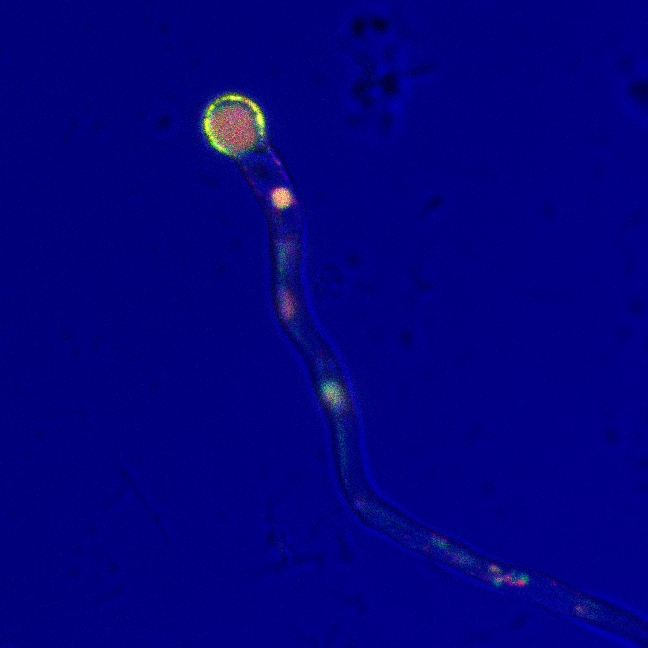
#> input picture surG_nce102 12h 5.tif, 648 x 648 px
$ jupyter execute 'Colocalization analysis of eisosomal proteins in the fungus Aspergillus nidulans__.ipynb'
#> lines starting #> are read from the running program, lines starting #| are printed output that depends on the picture; after the words box and inside, x2 and y2 are one past the last pixel; in counts of white or black regions, pixels touching at a corner belong together; long printed decimals are rounded
# Colocalization analysis (using python) of eisosomal proteins in the fungus *Aspergillus nidulans*

The plasma membrane (PM) of all cells coordinates a diverse array of functions by segregating different activities into specialized domains or compartments that vary in size, stability and composition  <cite id="tsq5c"><a href="#zotero|927905/C2JLDJ4S">(Lingwood &#38; Simons, 2010)</a></cite>.

In the model filamentous fungus <i>Aspergillus nidulans</i>, proteins such as PilA, PilB, AnNce102 and SurG <cite id="lyqfo"><a href="#zotero|927905/333KSNHG">(Vangelatos et al., 2010)</a></cite> are assembled and form tightly packed stable structures in the PM of the fungus, called eisosomes <cite id="e6byi"><a href="#zotero|927905/LTIFT7ZC">(Athanasopoulos et al., 2015)</a></cite>. For additional information about eisosomal proteins in the model fungus <i>A. nidulans</i> please visit Vicky's Sophianopoulou lab <a href="http://bio.demokritos.gr/en/main-page-mmgl">(Microbial Molecular Genetics Laboratory).

Here, our goal is to investigate, using python, the colocalization <cite id="0269k"><a href="#zotero|927905/28U4KPUY">(Dunn et al., 2011)</a></cite> of fluorescent proteins AnNce102 (with mRFP) and SurG (with GFP) in <i>A. nidulans</i> germlings.

### References:
<!-- BIBLIOGRAPHY START -->
<div class="csl-bib-body">
  <div class="csl-entry"><i id="zotero|927905/LTIFT7ZC"></i>Athanasopoulos, A., Gournas, C., Amillis, S., &#38; Sophianopoulou, V. (2015). Characterization of AnNce102 and its role in eisosome stability and sphingolipid biosynthesis. <i>Scientific Reports</i>, <i>5</i>, 15200. <a href="https://doi.org/10.1038/srep15200">https://doi.org/10.1038/srep15200</a></div>
  <div class="csl-entry"><i id="zotero|927905/28U4KPUY"></i>Dunn, K. W., Kamocka, M. M., &#38; McDonald, J. H. (2011). A practical guide to evaluating colocalization in biological microscopy. <i>American Journal of Physiology-Cell Physiology</i>, <i>300</i>(4), C723–C742. <a href="https://doi.org/10.1152/ajpcell.00462.2010">https://doi.org/10.1152/ajpcell.00462.2010</a></div>
  <div class="csl-entry"><i id="zotero|927905/C2JLDJ4S"></i>Lingwood, D., &#38; Simons, K. (2010). Lipid rafts as a membrane-organizing principle. <i>Science (New York, N.Y.)</i>, <i>327</i>(5961), 46–50. <a href="https://doi.org/10.1126/science.1174621">https://doi.org/10.1126/science.1174621</a></div>
  <div class="csl-entry"><i id="zotero|927905/333KSNHG"></i>Vangelatos, I., Roumelioti, K., Gournas, C., Suarez, T., Scazzocchio, C., &#38; Sophianopoulou, V. (2010). Eisosome organization in the filamentous ascomycete Aspergillus nidulans. <i>Eukaryotic Cell</i>, <i>9</i>(10), 1441–1454. <a href="https://doi.org/10.1128/EC.00087-10">https://doi.org/10.1128/EC.00087-10</a></div>
</div>
<!-- BIBLIOGRAPHY END -->


[cell 1]
# import libraries
import numpy as np
import seaborn as sns
import matplotlib
import matplotlib.pyplot as plt
from skimage import io, img_as_float,img_as_ubyte,img_as_uint,filters,restoration,measure
from skimage.measure import profile_line
import os
import pandas as pd
from matplotlib_scalebar.scalebar import ScaleBar
import holoviews as hv
hv.extension('bokeh')
#> (this line was passed over: holoviews is not available in this run)

To investigate the intracellular localization of AnNce102 <cite id="6rus8"><a href="#zotero|927905/LTIFT7ZC">(Athanasopoulos et al., 2015)</a></cite> and SurG proteins <cite id="h97q6"><a href="#zotero|927905/333KSNHG">(Vangelatos et al., 2010)</a></cite>, C-terminal fusions of <i>annce102</i> and <i>surg</i> open reading frames with mRFP and GFP, fluorophores were constructed, expressing <i>annce102</i> (and <i>surg</i>) from it's endogenous promoter. Below, representative confocal images of AnNce102/SurG in germlings can be seen.

[cell 2]
img = io.imread('surG_nce102 12h 5.tif')
#> img is the input picture: shape (648, 648, 3); mean R, G, B 2.1, 2.3, 126.3
print(img.shape)
#| (648, 648, 3)
img_nce102 = img[:,:,0]
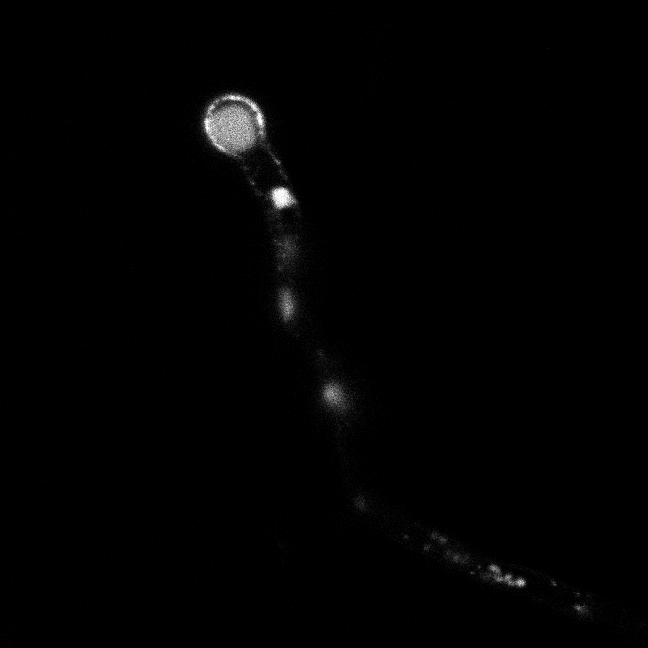
#> img_nce102: shape (648, 648); min 0, max 255, mean 2.1
img_surg = img[:,:,1]
img_op = img[:,:,2]
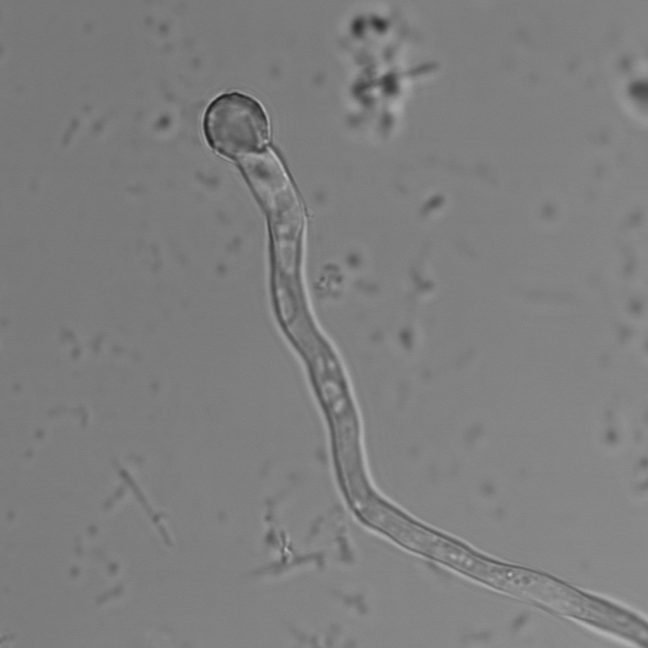
#> img_op: shape (648, 648); min 30, max 199, mean 126.3

fontsize_title = 16

fig,ax = plt.subplots(1,3, figsize=(16,6))
ax[0].imshow(img_nce102, cmap="gray")
ax[0].set_title("AnNce102", fontsize=fontsize_title,color="r")


ax[1].imshow(img_surg, cmap="gray")
ax[1].set_title("SurG", fontsize=fontsize_title,color="g")


ax[2].imshow(img_op, cmap="gray")
ax[2].set_title("Brightfield", fontsize=fontsize_title)

plt.show()
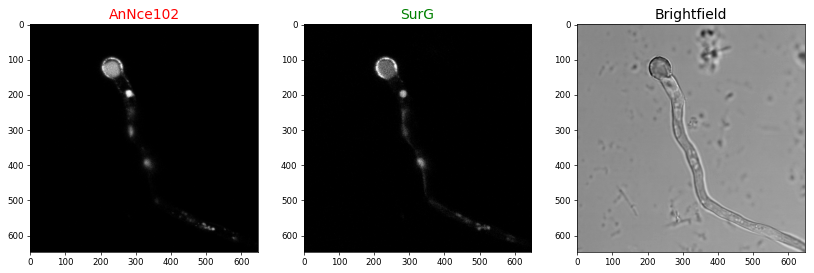
#> figure drawn by matplotlib, 3 panels
plt.tight_layout()

AnNce102 and SurG are mostly confined:
 - to hyphal head (figure A below)
 - to vacuoles (figure B below)
 - to septa of germlings (data not shown).

[cell 3]
fig,ax = plt.subplots(1,2, figsize=(16,6))

ax[0].imshow(img_nce102[80:180,200:300], cmap="gray")
ax[0].set_title("A (zoom of hyphal head )", fontsize=fontsize_title)


ax[1].imshow(img_nce102[150:300,200:350], cmap="gray")
ax[1].set_title("B (zoom of vacuoles )", fontsize=fontsize_title)


plt.show()
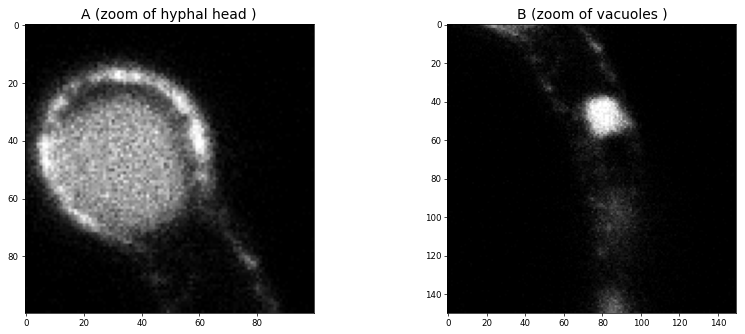
#> figure drawn by matplotlib, 2 panels
plt.tight_layout()


## Quantifying colocalization
There are many ways to quantify colocalization [see Colocalization](http://bebi103.caltech.edu.s3-website-us-east-1.amazonaws.com/2019a/content/recitations/colocalization.html).

#### Scatterplot

The results of colocalization analysis can be represented graphically in scatterplots, where the intensity of one color is plotted against the intensity of the second color for each pixel <cite id="enngi"><a href="#zotero|927905/28U4KPUY">(Dunn et al., 2011)</a></cite>

On the x-axis pixel values in the red channel (AnNce102) and on the y-axis is pixel values for the green (SurG) channel, are represented..

Let's investigate the colocalization* of AnNce102 and SurG.

[cell 4]
def plot_hist(ch1, ch2, ch1_name="Red-AnNce102", ch2_name="Green-SurG"):
    """Plot a 2D histogram from two channels"""
#> called with ch1_name = 'Red-AnNce102', ch2_name = 'Green-SurG'
    # Get histogram data
    df_hist = pd.DataFrame({ch1_name: ch1.ravel(), ch2_name: ch2.ravel()})
#> df_hist = table of 419904 rows and 2 columns
    df_hist = df_hist.groupby(df_hist.columns.tolist()).size().reset_index(name="count")
#> df_hist = table of 1695 rows and 3 columns
    df_hist["log count"] = np.log10(df_hist["count"])

    # Make the plot
    return hv.Points(
        data=df_hist, kdims=["Red-AnNce102", "Green-SurG"], vdims=["log count"]
    ).opts(
        cmap="viridis",
        color="log count",
        colorbar=True,
        colorbar_opts={"title": "log₁₀ count"},
        frame_height=250,
        frame_width=250,
        padding=0.02,
    )
plot_hist(img_nce102, img_surg)
#> (the call stopped at in plot_hist, `return hv.Points( data=df_hist, kdims=["Red-AnNce102", "Green-SurG"], ..`: holoviews is not available in this run)

## Pearson correlation coefficient (PCC)

Image correlation coefficient-based methods for colocalization analysis give a powerful way to quantify colocalization. The idea is to compute a correlation coefficient for the two images, see [IAFIG-RMS Python for Bioimage Analysis](https://github.com/RMS-DAIM/Python-for-Bioimage-Analysis).

**The Pearson r, ranges from 1 for two images whose fluorescence intensities are perfectly, linearly related,  to -1 for two images whose fluorescence intensities are perfectly, but inversely, related to one another <cite id="8a4gf"><a href="#zotero|927905/28U4KPUY">(Dunn et al., 2011)</a></cite>**

[cell 5]
#Calculate the Pearson's coefficent (rho) for the images.
X = img_nce102.flatten() # Red channel
Y = img_surg.flatten() # Green channel

X_bar = np.average(X)
#> X_bar = 2.07
Y_bar = np.average(Y)
#> Y_bar = 2.27

r = np.sum((X-X_bar)*(Y-Y_bar))/(np.sqrt(np.sum((X-X_bar)**2)*(np.sum((Y-Y_bar)**2))))####Insert the remaining code here to finish the equation.
#> r = 0.868
print("The Pearson correlation coefficient has a value of: ",round(r,3), " -  meaning there is colocalization between red and green channel")
#| The Pearson correlation coefficient has a value of:  0.868  -  meaning there is colocalization between red and green channel

## The Mander's test
Implement the Mander's test and calculate the value for the image*.
*CHB = CH1 & CH2 (& is the 'and' operator. If a pixel is true in both images, it is true in the output CHB).
- $$CHB =CH1 + CH2$$
If a pixel is true in both images, it is true in the output CHB
 <br>
 - $$M1 =\frac{CHB}{CH1}$$
 <br>
 - $$M2 =\frac{CHB}{CH2}$$

M1, M2 = The Mander's coefficients

[cell 6]
#Convert image to float.
img_nce102= img_as_float(img_nce102)
img_surg = img_as_float(img_surg)

#Calculate thresholds
thr_ch1 = filters.threshold_otsu(img_nce102)
#> thr_ch1 = 0.268
thr_ch2 = filters.threshold_otsu(img_surg)
#> thr_ch2 = 0.209

#Apply thresholds and generate binary images.
binary_ch1 = img_nce102 > thr_ch1
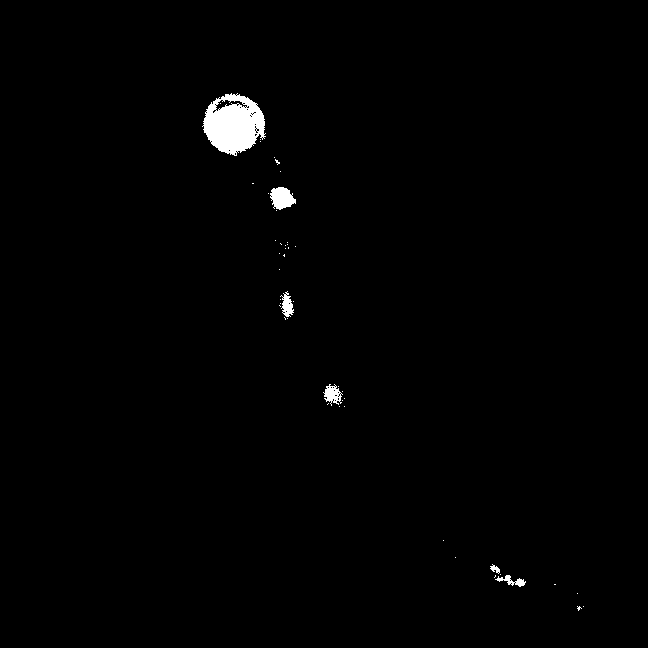
#> binary_ch1: shape (648, 648) bool; 0.9% white; 47 white regions (41 under 20 px), largest, box (x1, y1, x2, y2) and area: (202, 93, 266, 156) 2659, (270, 187, 296, 210) 414, (323, 384, 343, 406) 234, (280, 291, 294, 317) 197, (495, 575, 526, 587) 147, (490, 564, 500, 574) 50
binary_ch2 = img_surg > thr_ch2
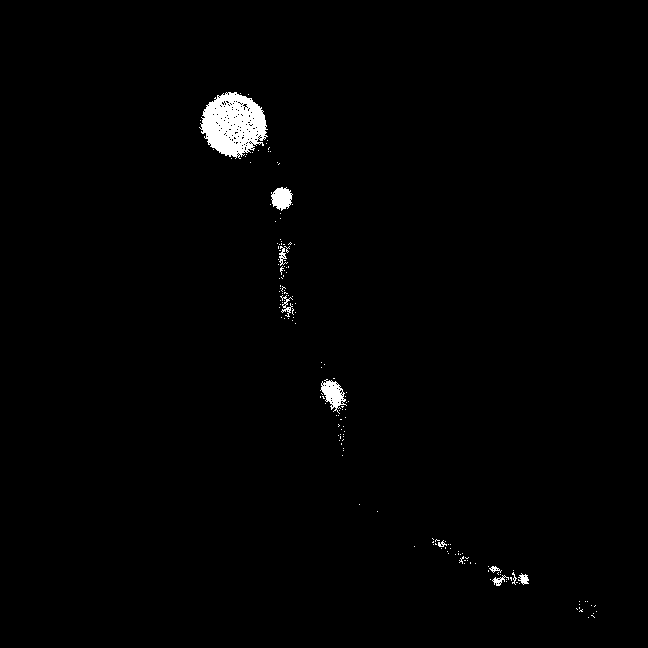
#> binary_ch2: shape (648, 648) bool; 1.1% white; 166 white regions (156 under 20 px), largest, box (x1, y1, x2, y2) and area: (199, 92, 268, 159) 3016, (320, 379, 347, 414) 446, (271, 187, 293, 211) 362

binary_chB = binary_ch1 & binary_ch2
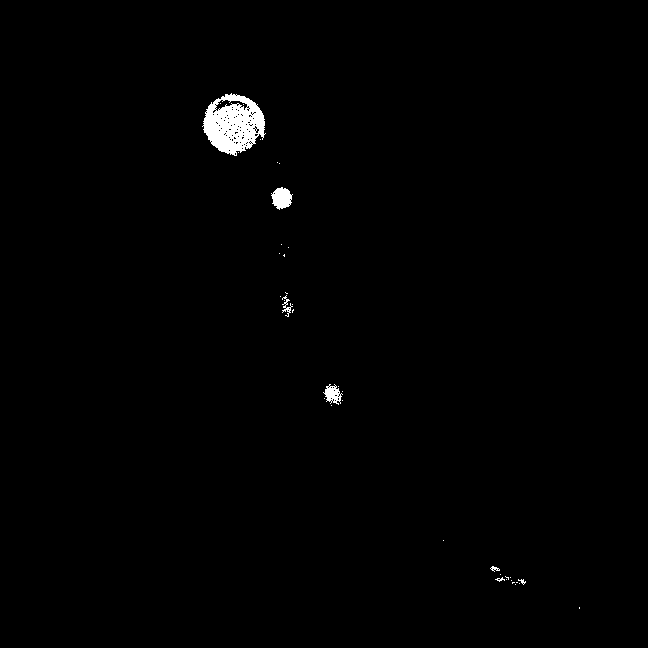
#> binary_chB: shape (648, 648) bool; 0.78% white; 38 white regions (31 under 20 px), largest, box (x1, y1, x2, y2) and area: (202, 93, 266, 156) 2529, (271, 187, 293, 210) 339, (323, 384, 343, 405) 220


fontsize_title = 16

fig,ax = plt.subplots(1,5, figsize=(16,6))
ax[0].imshow(img_nce102, cmap="gray")
ax[0].axis("off")  #Remove x and y ticks
ax[0].set_title("AnNce102", fontsize=fontsize_title)


ax[1].imshow(img_surg, cmap="gray")
ax[1].axis("off")  #Remove x and y ticks
ax[1].set_title("SurG", fontsize=fontsize_title)


ax[2].imshow(binary_ch1, cmap="gray")
ax[2].axis("off")  #Remove x and y ticks
ax[2].set_title("binary_ch1", fontsize=fontsize_title)

ax[3].imshow(binary_ch2, cmap="gray")
ax[3].axis("off")  #Remove x and y ticks
ax[3].set_title("binary_ch2", fontsize=fontsize_title)

ax[4].imshow(binary_chB, cmap="gray")
ax[4].axis("off")  #Remove x and y ticks

ax[4].set_title("binary_chB", fontsize=fontsize_title)

plt.show()
# plt.tight_layout()


#Calculate the Mander's coefficient for the two channels. Note the formula's above in the description.
#You will need to sum the pixels in each channel and then divide one by the other using the above formula
M1 = np.sum(binary_chB)/np.sum(binary_ch1)
#> M1 = 0.87
M2 = np.sum(binary_chB)/np.sum(binary_ch2)
#> M2 = 0.728

print("M1 =",M1)
#| M1 = 0.8703
print("M2 =",M2)
#| M2 = 0.7282
